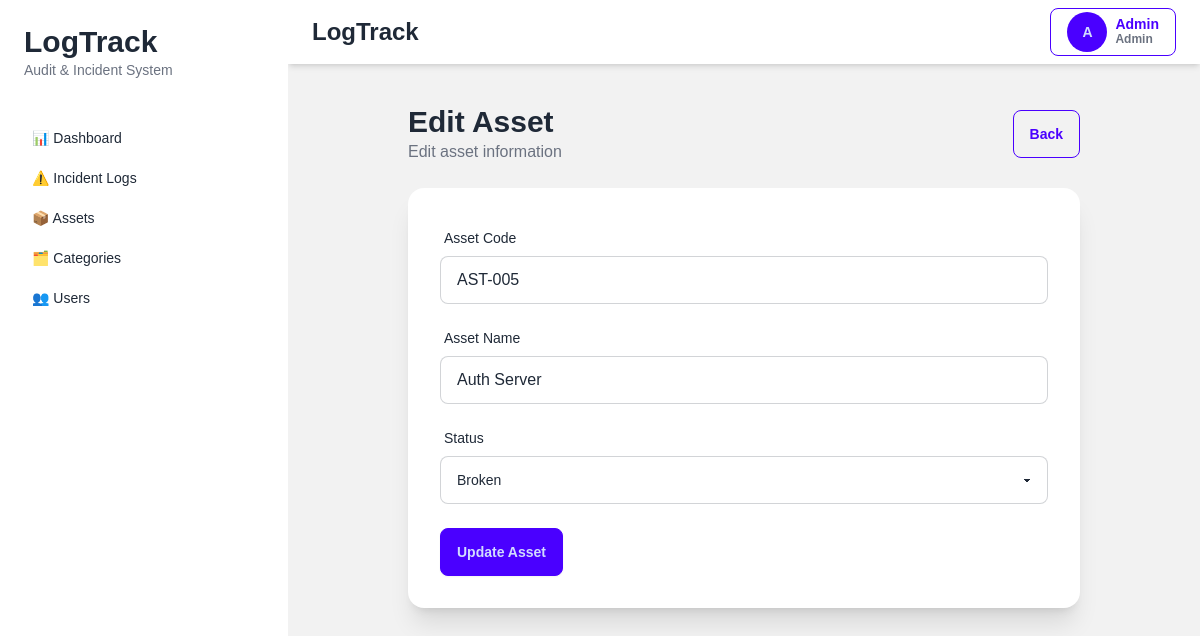
/assets/5/edit (signed in), run on an earlier commit of the app's database.
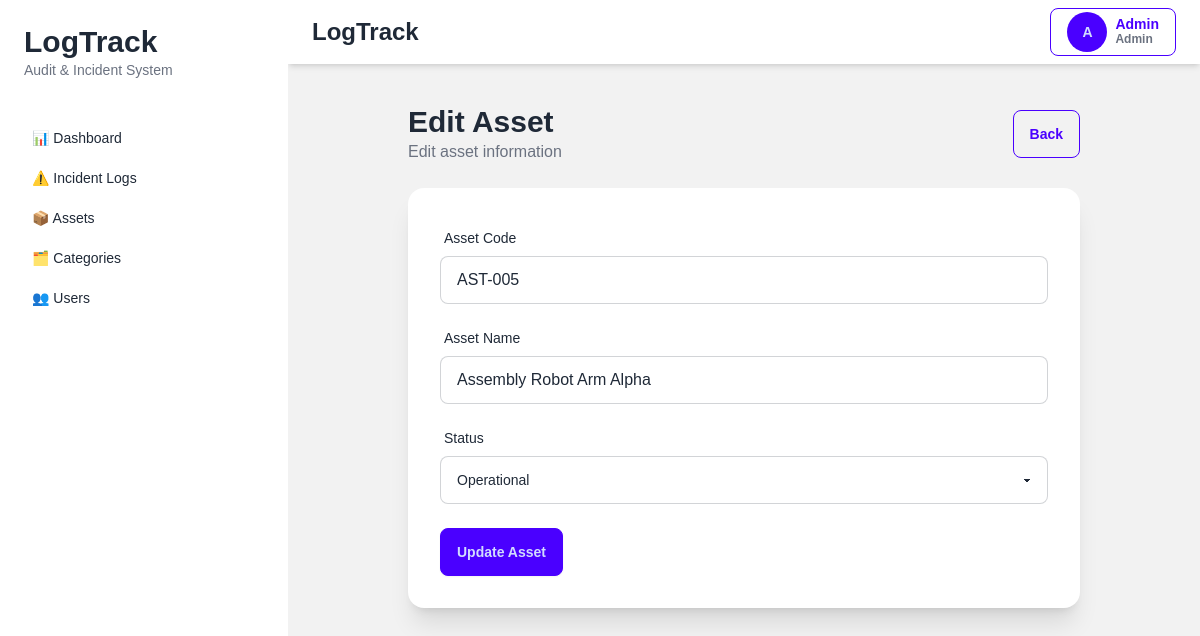
And on a later commit of the database.
### tables this page shows
CREATE TABLE assets (

    id INTEGER PRIMARY KEY AUTOINCREMENT,

    asset_code VARCHAR(255) UNIQUE NOT NULL,

    asset_name VARCHAR(255) NOT NULL,

    status VARCHAR(50) DEFAULT 'Operational',

    created_at DATETIME,

    updated_at DATETIME,

    is_deleted INTEGER DEFAULT 0
);

### app/controllers/asset_controller.py (the view)
def asset_edit(id):
    conn = None
    try:
        conn = get_db_connection()
        asset = conn.execute("""
            SELECT *
            FROM assets
            WHERE id = ?
        """, (id,)).fetchone()
        if not asset:
            flash("Asset not found", "error")
            return redirect("/assets")
        return render_template("assets/edit.html", asset=asset)
    except Exception as e:
        print("ERROR EDIT ASSET:", e)
        flash("Failed to open asset data", "error")
        return redirect("/assets")
    finally:
        if conn:
            conn.close()

### app/app.py (called while the page is built)
def create_app():
    app = Flask(__name__)
    app.config.from_object(
        "app.config.Config"
    )
    app.add_template_filter(
        timesince,
        "timesince"
    )
    @app.context_processor
    def inject_user():
        return {
            "role": session.get("role"),
            "user_name": session.get("name"),
            "user_id": session.get("user_id")
        }
    from app.routes.web import register_routes
    register_routes(app)
    return app

### app/database/connection.py (called while the page is built)
def get_db_connection():
    conn = sqlite3.connect(
        Config.DATABASE_PATH,
        timeout=30,
        isolation_level=None,
        check_same_thread=False
    )
    conn.row_factory = sqlite3.Row
    conn.execute("PRAGMA foreign_keys = ON")
    conn.execute("PRAGMA journal_mode = WAL")
    return conn

### app/templates/assets/edit.html
{% extends "layouts/app.html" %} {% block title %} Edit Asset {% endblock %} {%
block content %}
<div class="max-w-2xl mx-auto">
  <div class="flex items-center justify-between mb-6">
    <div>
      <h1 class="text-3xl font-bold">Edit Asset</h1>
      <p class="text-gray-500">Edit asset information</p>
    </div>
    <a href="/assets" class="btn btn-outline btn-primary">Back</a>
  </div>
  <div class="card bg-base-100 shadow-xl">
    <div class="card-body">
      <form method="POST" action="/assets/{{ asset.id }}/update">
        <div class="form-control mb-4">
          <label class="label">
            <span class="label-text"> Asset Code </span>
          </label>
          <input
            type="text"
            name="asset_code"
            value="{{ asset.asset_code }}"
            class="input input-bordered" />
        </div>
        <div class="form-control mb-4">
          <label class="label">
            <span class="label-text"> Asset Name </span>
          </label>
          <input
            type="text"
            name="asset_name"
            value="{{ asset.asset_name }}"
            class="input input-bordered" />
        </div>
        <div class="form-control mb-6">
          <label class="label">
            <span class="label-text"> Status </span>
          </label>
          <select name="status" class="select select-bordered">
            {% for status in ["Operational", "Maintenance", "Broken"] %}
              <option
                value="{{ status }}"
                {% if asset.status == status %}
                  selected
                {% endif %}
              >
                {{ status }}
              </option>
            {% endfor %}
          </select>
        </div>
        <button class="btn btn-primary">Update Asset</button>
      </form>
    </div>
  </div>
</div>
{% endblock %}

What changed in the data, as far as the page shows it:
changed assets "AST-005": asset_name "Auth Server" → "Assembly Robot Arm Alpha"; status "Broken" → "Operational"
